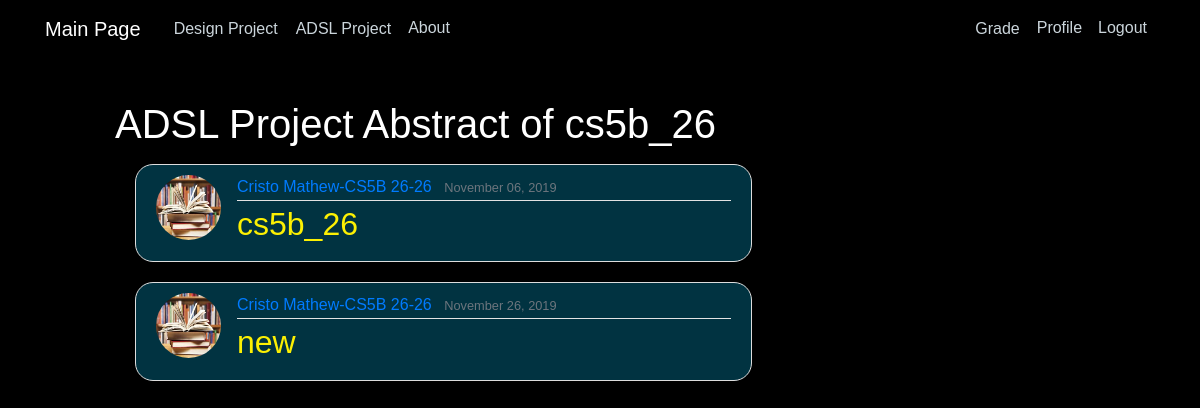
/ADSL/user/cs5b_26/abstract (signed in), run on the app's committed database.
### ADSL/models.py (models this page shows, shortened)
class ADSL_Document(models.Model):
    title = models.CharField(max_length=100)
    description = models.CharField(max_length=255, blank=True)
    author = models.ForeignKey(User, on_delete=models.CASCADE)
    document = models.FileField(upload_to='documents/')
    uploaded_at = models.DateTimeField(default=timezone.now)

### users/models.py (models this page shows, shortened)
class Profile(models.Model):
    user = models.OneToOneField(User, on_delete=models.CASCADE)
    name = models.CharField(max_length=30, default="name")
    class_div = models.CharField(max_length=10)
    rollno = models.CharField(max_length=10)
    image = models.ImageField(default='profile_pics/default.jpg', upload_to='profile_pics')

### ADSL/views.py (the view)
# urls.py: path('user/<username>/abstract',UserPostListView.as_view(), name="ADSL-user-abstract"),
class UserPostListView(LoginRequiredMixin,ListView):
    model = ADSL_Document
    template_name = 'ADSL/user_abstract.html'
    context_object_name = 'posts'
    def get_queryset(self):
        user = get_object_or_404(User, username=self.kwargs.get('username'))
        return ADSL_Document.objects.filter(author=user).order_by('uploaded_at')

### ADSL/templates/ADSL/user_abstract.html
{% extends "home/base.html" %}
{% load static %}
{% block content %}
    <h1 class="mb-3">ADSL Project Abstract of {{ view.kwargs.username }}</h1>
    {% for post in posts %}
      <article class="media content-section">
        <img class="rounded-circle article-img" src="{{ post.author.profile.image.url }}">
        <div class="media-body">
          <div class="article-metadata">
            <a class="mr-2" href="{% url 'ADSL-user-abstract' post.author.username %}">{{ post.author.profile.name }}-{{ post.author.profile.class_div }}-{{ post.author.profile.rollno }}</a>
            <small class="text-muted">{{ post.uploaded_at|date:"F d, Y" }}</small>
          </div>
          <h2><a class="article-title" href="{% url 'ADSL-abstract-detail' post.id %}" style="color:#fcf003">{{ post.title }}</a></h2>
        </div>
      </article>
    {% endfor %}
{% endblock content %}

### home/static/home/main.css (style rules this page uses)
body { color: #333333; margin-top: 5rem; font-family: Arial; padding: 100px; margin: 0; background: #000000; }
h1, h3, h4, h5, h6, p { color: #ffffff; }
h2 { color: #fcf003 }
.content-section { background: rgba(3, 102, 130, 0.5); padding: 10px 20px; border: 1px solid #dddddd; border-radius: 18px; margin-left: 20px; margin-bottom: 20px; }
.article-title { color: #bd063d; }
.article-img { height: 65px; width: 65px; margin-right: 16px; }
.article-metadata { padding-bottom: 1px; margin-bottom: 4px; border-bottom: 1px solid #e3e3e3 }

### data on the page
ADSL_Document: author.profile.image (picture), author.profile.name "Cristo Mathew", author.profile.class_div "CS5B 26", author.profile.rollno "26", uploaded_at "November 06, 2019", title "cs5b_26"
ADSL_Document: author.profile.image (picture), author.profile.name "Cristo Mathew", author.profile.class_div "CS5B 26", author.profile.rollno "26", uploaded_at "November 26, 2019", title "new"

### other printed values
{{ view.kwargs.username }} "cs5b_26"
